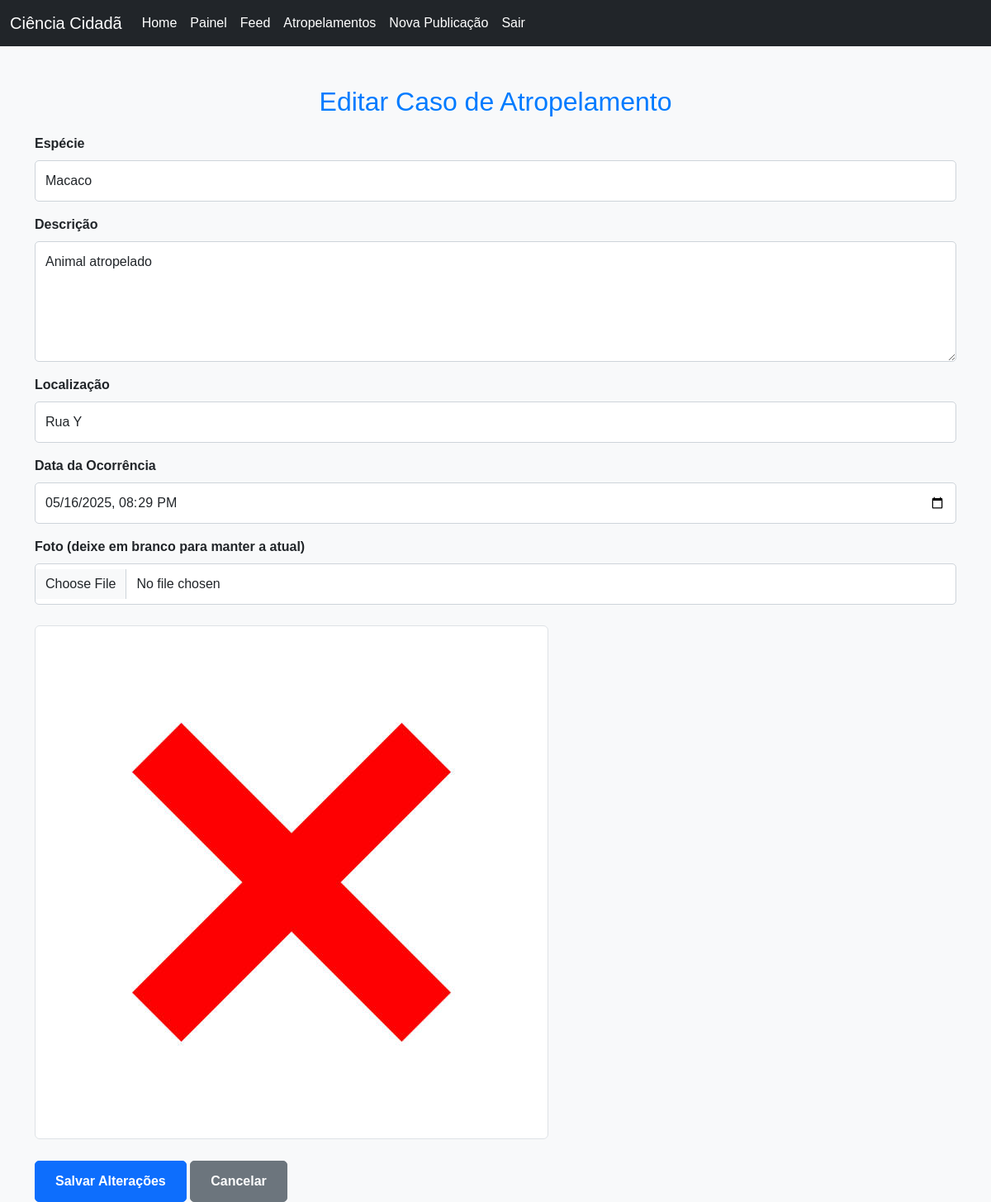
/editar_atropelamento.php?id=16 (signed in), run on the app's committed database.
### tables this page shows
CREATE TABLE `atropelamentos` (
  `id` int(11) NOT NULL,
  `usuario_id` int(11) NOT NULL,
  `data_ocorrencia` datetime NOT NULL,
  `localizacao` varchar(255) DEFAULT NULL,
  `especie` varchar(255) DEFAULT NULL,
  `nome_cientifico` varchar(255) DEFAULT NULL,
  `descricao` text DEFAULT NULL,
  `caminho_foto` varchar(255) DEFAULT NULL,
  `data_postagem` timestamp NOT NULL DEFAULT current_timestamp(),
  `categoria` varchar(50) DEFAULT NULL,
  `sub_categoria` varchar(100) DEFAULT NULL
);

### editar_atropelamento.php (the view, shortened to what this page needs)
<?php
include 'conexao.php';
$atropelamento_id = $_GET['id'];
$stmt = $conn->prepare("SELECT * FROM atropelamentos WHERE id = ? AND usuario_id = ?");
$stmt->bind_param("ii", $atropelamento_id, $_SESSION['usuario_id']);
$stmt->execute();
$resultado = $stmt->get_result();
$atropelamento = $resultado->fetch_assoc();
?>
<!DOCTYPE html>
<html lang="pt-br">
<head>
    <link href="https://cdn.jsdelivr.net/npm/bootstrap@5.3.0/dist/css/bootstrap.min.css" rel="stylesheet">
    <link rel="stylesheet" href="css/editar_atropelamento.css">
</head>
<body>
    <nav class="navbar navbar-expand-lg navbar-dark bg-dark">
        <div class="container-fluid">
            <a class="navbar-brand" href="#">Ciência Cidadã</a>
            <div class="collapse navbar-collapse" id="navbarNavAltMarkup">
                <div class="navbar-nav">
                    <a class="nav-link" href="home.html">Home</a>
                    <a class="nav-link" href="painel_usuario.php">Painel</a>
                    <a class="nav-link" href="feed_user.php">Feed</a>
                    <a class="nav-link" href="feed_atropelamentos.php">Atropelamentos</a>
                    <a class="nav-link" href="publicar.php">Nova Publicação</a>
                    <a class="nav-link" href="logout.php">Sair</a>
                </div>
            </div>
        </div>
    </nav>
    <div class="container mt-5">
        <h2>Editar Caso de Atropelamento</h2>
        <form method="POST" enctype="multipart/form-data">
            <div class="mb-3">
                <label for="especie" class="form-label">Espécie</label>
                <input type="text" class="form-control" id="especie" name="especie" value="<?= htmlspecialchars($atropelamento['especie']) ?>" required>
            </div>
            <div class="mb-3">
                <label for="descricao" class="form-label">Descrição</label>
                <textarea class="form-control" id="descricao" name="descricao" rows="5" required><?= htmlspecialchars($atropelamento['descricao']) ?></textarea>
            </div>
            <div class="mb-3">
                <label for="localizacao" class="form-label">Localização</label>
                <input type="text" class="form-control" id="localizacao" name="localizacao" value="<?= htmlspecialchars($atropelamento['localizacao']) ?>">
            </div>
            <div class="mb-3">
                <label for="data_ocorrencia" class="form-label">Data da Ocorrência</label>
                <input type="datetime-local" class="form-control" id="data_ocorrencia" name="data_ocorrencia" value="<?= str_replace(' ', 'T', htmlspecialchars($atropelamento['data_ocorrencia'])) ?>">
            </div>
            <div class="mb-3">
                <label for="foto" class="form-label">Foto (deixe em branco para manter a atual)</label>
                <input type="file" class="form-control" id="foto" name="foto">
                <?php if (!empty($atropelamento['caminho_foto']) && file_exists($atropelamento['caminho_foto'])): ?>
                    <img src="<?= htmlspecialchars($atropelamento['caminho_foto']) ?>" alt="Foto atual" class="img-thumbnail">
                <?php endif; ?>
            </div>
            <button type="submit" class="btn btn-primary">Salvar Alterações</button>
            <a href="painel_usuario.php" class="btn btn-secondary">Cancelar</a>
        </form>
    </div>
</body>
</html>

### css/editar_atropelamento.css (style rules this page uses)
body { background-color: #f8f9fa; font-family: sans-serif; }
.navbar { background-color: #343a40; }
.navbar-brand { color: white; }
.navbar-nav .nav-link { color: white; }
.container { margin-top: 20px; }
h2 { color: #007bff; margin-bottom: 20px; text-align: center; }
.form-label { font-weight: bold; }
.form-control { border-radius: 5px; padding: 0.75rem; margin-bottom: 15px; border: 1px solid #ced4da; }
.btn-primary, .btn-secondary { border-radius: 5px; padding: 0.75rem 1.5rem; font-weight: bold; margin-top: 10px; }
img { max-width: 100%; height: auto; border-radius: 5px; margin-top: 10px; }

### data on the page
atropelamentos: especie "Macaco", descricao "Animal atropelado", localizacao "Rua Y", data_ocorrencia "05/16/2025 20:29", caminho_foto (picture)
